Frame 1 (no input): blank canvas, image omitted
Frame 60 (no input): blank canvas, image omitted
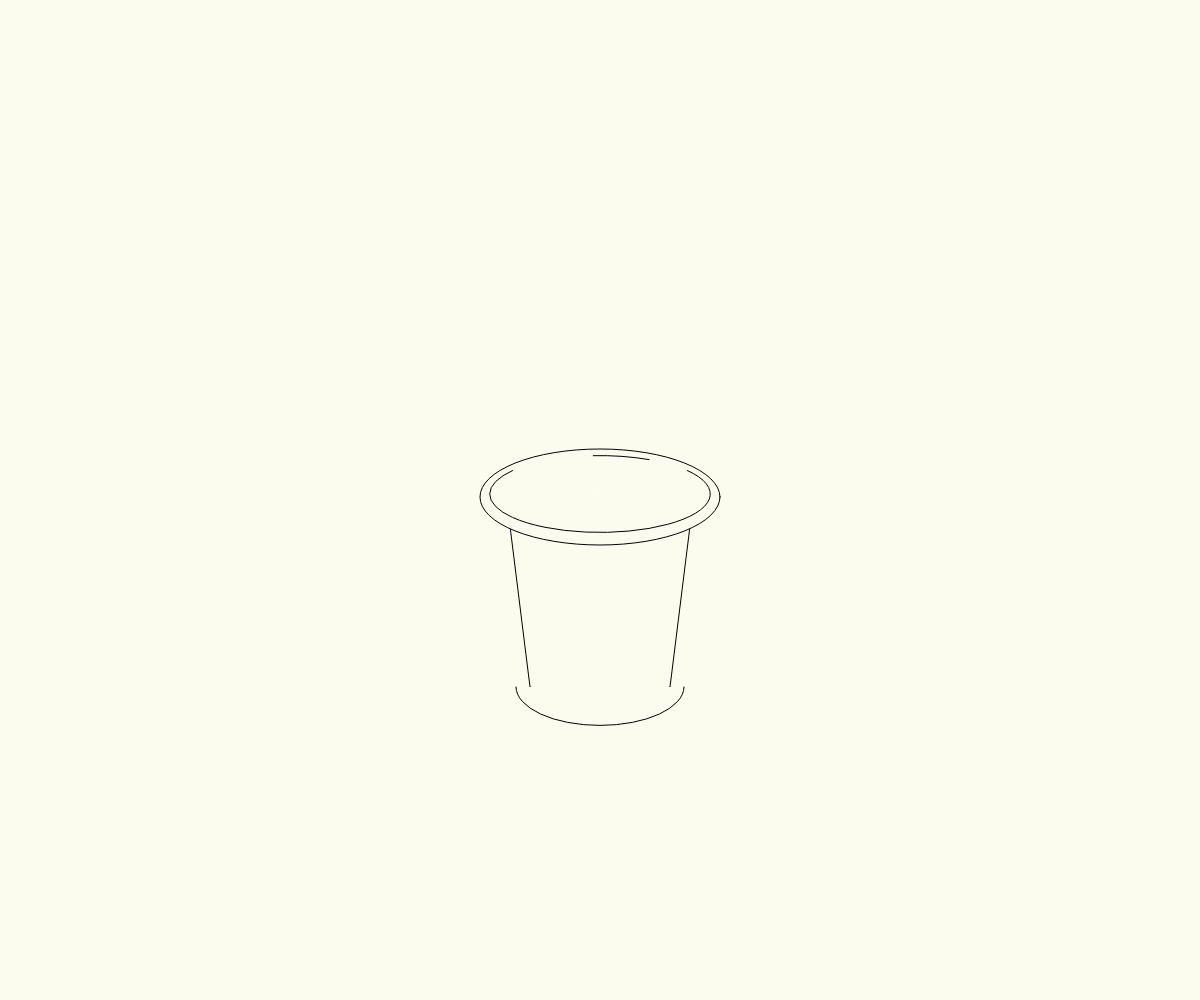
Frame 120 (the mouse pressed at the canvas centre since frame 60)

The p5.js sketch whose frames 1 and 60 were blank and that drew this single picture after the mouse press (run headless with seeded random() and noise() and a simulated clock; from frame 60 on, the mouse is pressed at the canvas centre):

// p5.js sketch
// ── sketch.js
//Colours
{
  var cactus = ([94, 136, 64]);
  var khaki = ([90, 80, 56]);
  var aqua = ([211, 249, 228]);
  var moon = ([252, 252, 238]);
  var coral = ([248, 91, 79]);
  var mustard = ([229, 162, 68]);
  var ember = ([255, 85, 34]);
  var pitch = ([23, 22, 28]);
  var flint = ([65, 59, 60]);
  var shell = ([250, 209, 194]);
}

var w = 0;
var h = 0;

var x = 0;
var y = 0;

var k = 0;
var l = 0;

var stat = false;
var face = 0;

function setup() {
  if (windowWidth > windowHeight) {
    size = windowHeight;
  } else size = windowWidth;

  cursor('pointer');
  //noCursor();

  let cnv = createCanvas(windowWidth, windowHeight);

  w = width;
  h = height;

  x = w / h
  y = w / h

  k = w / h
  l = w / h


  background(moon);

}

function windowResized() {
  if (windowWidth > windowHeight) {
    size = windowHeight;
  } else size = windowWidth;
  let cnv = createCanvas(windowWidth, windowHeight);

  background(moon);
}

function draw() {


  stroke(255);
  noFill();

  textSize(200)
  //text(face, 100,200);

}


function cupb(a, b) {
  stroke(0);
  angleMode(DEGREES);
  fill(moon)

  ellipse(a, b - 3, x * 200, x * 80);

  beginShape();
  vertex(a - 92, b);
  vertex(a - 70, b + 187);
  vertex(a + 70, b + 187);
  vertex(a + 92, b);
  vertex(a, b - 23);
  endShape(CLOSE);

  arc(a, b, x * 184, x * 64, 180, 0);
  ellipse(a, b + 187, x * 140, x * 44);
  arc(a, b + 177, x * 140, x * 44, 4, 176);
}

function cupf(a, b) {
  stroke(0);
  angleMode(DEGREES);
  fill(moon)

  beginShape();
  vertex(a - 92, b + 10);
  vertex(a - 70, b + 187);
  vertex(a, b + 207);
  vertex(a + 70, b + 187);
  vertex(a + 92, b + 10);
  endShape(CLOSE);

  ellipse(a, b - 3, x * 200, x * 80);
  arc(a, b - 6, x * 184, x * 64, 345, 195);
  arc(a, b - 6, x * 184, x * 64, 260, 325);
  arc(a, b + 187, x * 140, x * 64, 0, 180);
}

function mousePressed() {
  if (mouseIsPressed) {
    face = random(2)
  }

  if (face < 1) {
    cupf(mouseX, mouseY);
  } else {
    cupf(mouseX, mouseY);
  }
}

function touchStarted() {
  if (mouseIsPressed) {
    face = random(1)
  }

  if (face < 1) {
    cupf(mouseX, mouseY);
  } else {
    cupf(mouseX, mouseY);
  }
}
